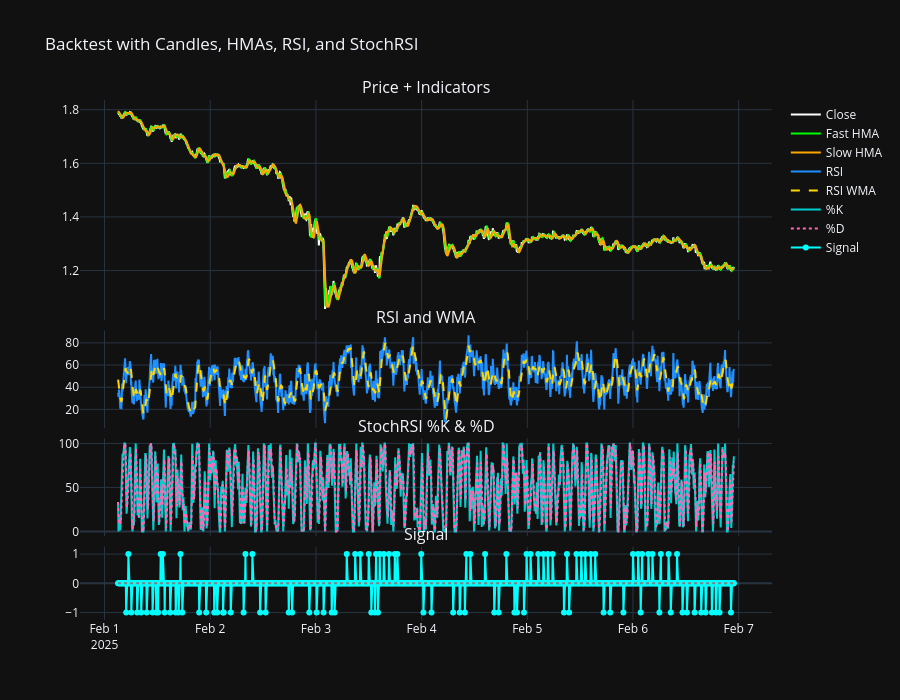

Here is the notebook cell this chart was saved with:
### Code cell
import plotly.graph_objects as go
from plotly.subplots import make_subplots

# Grab processed data
candles_df = backtesting_result.processed_data

# Keys
hma_fast_key = f"HMA_{hma_fast}"
hma_slow_key = f"HMA_{hma_slow}"
ema_slow_key = f'EMA_{ema_slow}'
rsi_key = f'RSI_{rsi_ma_length}'
wma_key = f'WMA_{rsi_ma_length}'
k_key = f"STOCHRSIk_{srsi_length}_{srsi_length}_{srsi_smoothing}_{srsi_smoothing}"
d_key = f"STOCHRSId_{srsi_length}_{srsi_length}_{srsi_smoothing}_{srsi_smoothing}"

# Create subplots layout
fig = make_subplots(
    rows=4, cols=1,
    shared_xaxes=True,
    row_heights=[0.45, 0.2, 0.2, 0.15],
    vertical_spacing=0.02,
    subplot_titles=["Price + Indicators", "RSI and WMA", "StochRSI %K & %D", "Signal"]
)

# Row 1: Close price
fig.add_trace(go.Scatter(
    x=candles_df.index, y=candles_df["close"],
    line=dict(color='#FFFFFF', width=2), name='Close'), row=1, col=1)


# Row 1: HMAs and EMA
fig.add_trace(go.Scatter(
    x=candles_df.index, y=candles_df[hma_fast_key],
    line=dict(color='#00FF00', width=2), name='Fast HMA'), row=1, col=1)

fig.add_trace(go.Scatter(
    x=candles_df.index, y=candles_df[hma_slow_key],
    line=dict(color='#FFA500', width=2), name='Slow HMA'), row=1, col=1)

# fig.add_trace(go.Scatter(
#     x=candles_df.index, y=candles_df[ema_slow_key],
#     line=dict(color='#FFFFFF', width=2), name='Slow EMA'), row=1, col=1)

# Row 2: RSI and WMA
fig.add_trace(go.Scatter(
    x=candles_df.index, y=candles_df[rsi_key],
    line=dict(color='#1E90FF', width=2), name='RSI'), row=2, col=1)

fig.add_trace(go.Scatter(
    x=candles_df.index, y=candles_df[wma_key],
    line=dict(color='#FFD700', width=2, dash='dash'), name='RSI WMA'), row=2, col=1)

# Row 3: StochRSI %K and %D
fig.add_trace(go.Scatter(
    x=candles_df.index, y=candles_df[k_key],
    line=dict(color='#00CED1', width=2), name='%K'), row=3, col=1)

fig.add_trace(go.Scatter(
    x=candles_df.index, y=candles_df[d_key],
    line=dict(color='#FF69B4', width=2, dash='dot'), name='%D'), row=3, col=1)

# Row 4: Signal values as line + markers
fig.add_trace(go.Scatter(
    x=candles_df.index,
    y=candles_df["signal"],
    mode='lines+markers',
    line=dict(color='cyan', width=2),
    name='Signal',
    marker=dict(size=6)
), row=4, col=1)

# Add optional 0-line
fig.add_shape(type="line",
              x0=candles_df.index[0],
              x1=candles_df.index[-1],
              y0=0, y1=0,
              line=dict(color="gray", dash="dot"),
              row=4, col=1)


# Final layout
fig.update_layout(
    height=700,
    title="Backtest with Candles, HMAs, RSI, and StochRSI",
    showlegend=True,
    template="plotly_dark"
)

fig.show()

### Figure 1 — Plotly figure (JSON) as saved in the notebook; plotly's stock layout.template omitted (floating-point values rounded to 4 significant figures; data arrays with more than 128 entries replaced by an {"elided": "..."} marker saying what was removed)
{"data": [{"line": {"color": "#FFFFFF", "width": 2}, "name": "Close", "type": "scatter", "x": {"elided": "1679 str values"}, "xaxis": "x", "y": {"elided": "1679 float values"}, "yaxis": "y"}, {"line": {"color": "#00FF00", "width": 2}, "name": "Fast HMA", "type": "scatter", "x": {"elided": "1679 str values"}, "xaxis": "x", "y": {"elided": "1679 float values"}, "yaxis": "y"}, {"line": {"color": "#FFA500", "width": 2}, "name": "Slow HMA", "type": "scatter", "x": {"elided": "1679 str values"}, "xaxis": "x", "y": {"elided": "1679 float values"}, "yaxis": "y"}, {"line": {"color": "#1E90FF", "width": 2}, "name": "RSI", "type": "scatter", "x": {"elided": "1679 str values"}, "xaxis": "x2", "y": {"elided": "1679 float values"}, "yaxis": "y2"}, {"line": {"color": "#FFD700", "dash": "dash", "width": 2}, "name": "RSI WMA", "type": "scatter", "x": {"elided": "1679 str values"}, "xaxis": "x2", "y": {"elided": "1679 float values"}, "yaxis": "y2"}, {"line": {"color": "#00CED1", "width": 2}, "name": "%K", "type": "scatter", "x": {"elided": "1679 str values"}, "xaxis": "x3", "y": {"elided": "1679 float values"}, "yaxis": "y3"}, {"line": {"color": "#FF69B4", "dash": "dot", "width": 2}, "name": "%D", "type": "scatter", "x": {"elided": "1679 str values"}, "xaxis": "x3", "y": {"elided": "1679 float values"}, "yaxis": "y3"}, {"line": {"color": "cyan", "width": 2}, "marker": {"size": 6}, "mode": "lines+markers", "name": "Signal", "type": "scatter", "x": {"elided": "1679 str values"}, "xaxis": "x4", "y": {"elided": "1679 int values"}, "yaxis": "y4"}], "layout": {"annotations": [{"font": {"size": 16}, "showarrow": false, "text": "Price + Indicators", "x": 0.5, "xanchor": "center", "xref": "paper", "y": 1, "yanchor": "bottom", "yref": "paper"}, {"font": {"size": 16}, "showarrow": false, "text": "RSI and WMA", "x": 0.5, "xanchor": "center", "xref": "paper", "y": 0.557, "yanchor": "bottom", "yref": "paper"}, {"font": {"size": 16}, "showarrow": false, "text": "StochRSI %K & %D", "x": 0.5, "xanchor": "center", "xref": "paper", "y": 0.349, "yanchor": "bottom", "yref": "paper"}, {"font": {"size": 16}, "showarrow": false, "text": "Signal", "x": 0.5, "xanchor": "center", "xref": "paper", "y": 0.141, "yanchor": "bottom", "yref": "paper"}], "height": 700, "shapes": [{"line": {"color": "gray", "dash": "dot"}, "type": "line", "x0": "2025-02-01T03:05:00", "x1": "2025-02-06T22:55:00", "xref": "x4", "y0": 0, "y1": 0, "yref": "y4"}], "showlegend": true, "title": {"text": "Backtest with Candles, HMAs, RSI, and StochRSI"}, "xaxis": {"anchor": "y", "domain": [0, 1], "matches": "x4", "showticklabels": false}, "xaxis2": {"anchor": "y2", "domain": [0, 1], "matches": "x4", "showticklabels": false}, "xaxis3": {"anchor": "y3", "domain": [0, 1], "matches": "x4", "showticklabels": false}, "xaxis4": {"anchor": "y4", "domain": [0, 1]}, "yaxis": {"anchor": "x", "domain": [0.577, 1]}, "yaxis2": {"anchor": "x2", "domain": [0.369, 0.557]}, "yaxis3": {"anchor": "x3", "domain": [0.161, 0.349]}, "yaxis4": {"anchor": "x4", "domain": [0, 0.141]}}}
